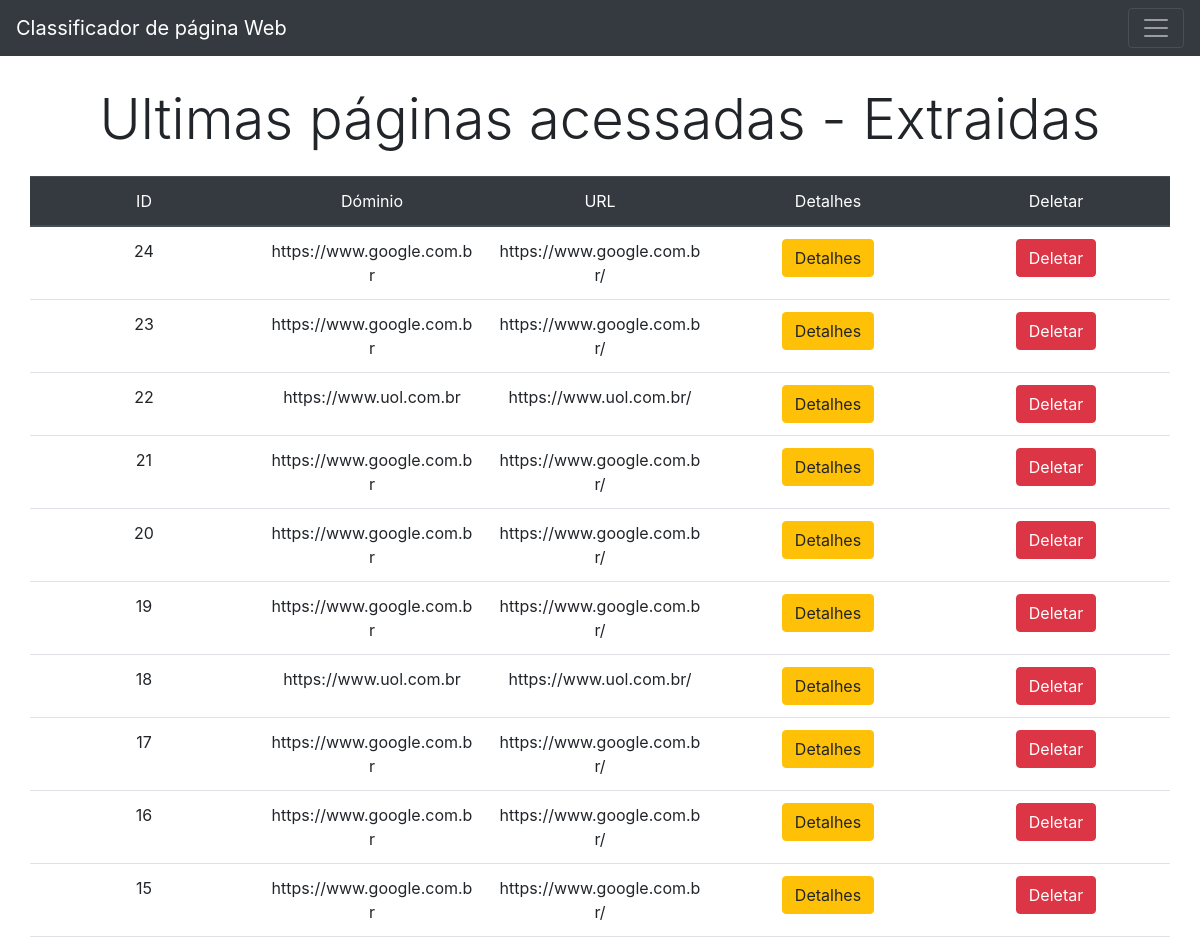
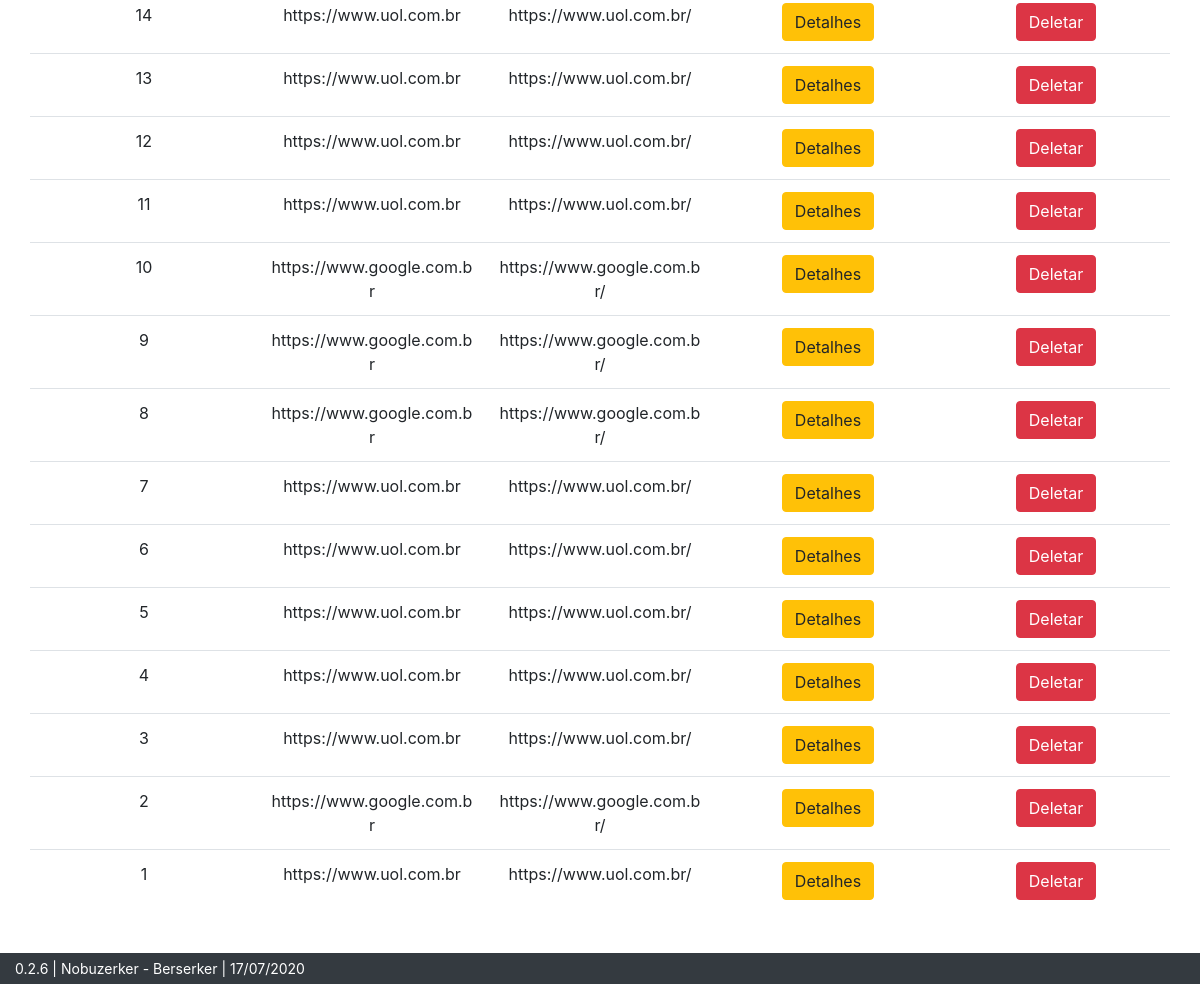
Page /extraidos on the committed database (2 pictures, top to bottom).
### tables this page shows
CREATE TABLE paginas (
            ids INTEGER NOT NULL PRIMARY KEY AUTOINCREMENT,
            Id_Ext_Dominio INTEGER NOT NULL,
            Url_pagina TEXT(255) NOT NULL,
            Endereco_IP TEXT(255) NOT NULL,
            Titulo_pagina TEXT(255) NOT NULL,
            qtd_linhas_Pagina INTERGER NOT NULL,
            Idioma_pagina TEXT(255) NOT NULL,
            Data DATETIME NOT NULL,
            FOREIGN KEY (Id_Ext_Dominio) REFERENCES dominios(ids)
        );

CREATE TABLE dominios (
            ids INTEGER NOT NULL PRIMARY KEY AUTOINCREMENT,
            dominios TEXT(10000) NOT NULL,
            Qtd INTEGER NOT NULL
        );

### python/app.py (the view)
@app.route("/extraidos")
def extraidos():
    sqlite_funcoes.criar_banco()
    tabela = sqlite_funcoes.select_banco_extraidos()
    return render_template("extraidos.html", versao=versao, css=css, js=js, titulo="Paginas extraidas", icone=icone, links_menu=links_menu, linhas=tabela)

### python/sqlite_funcoes.py (called while the page is built)
def contactar_banco():
    try:
        return sqlite3.connect(banco)
    except:
        funcoes_gerais.registrar_log_erros("Nao foi possivel conectar ao banco")
        contactar_banco()

def select_banco_sem_parametros(entrada):
    try:
        conn = contactar_banco()
        cursor = conn.cursor()
        saida = cursor.execute(entrada).fetchall()
        conn.commit()
        conn.close()
        return saida
    except:
        funcoes_gerais.registrar_log_erros("Select sem entradas falhou")

def select_banco_extraidos():
    return select_banco_sem_parametros("""select paginas.ids, dominios.dominios, paginas.Url_pagina from paginas inner join dominios on paginas.Id_Ext_Dominio = dominios.ids order by paginas.ids desc limit 100;""")

### templates/extraidos.html (shortened to what this page needs)
<!DOCTYPE html>
<html>
    <head>
        {% for i in css %}
            <link rel="stylesheet" href="{{ i }}">
        {% endfor %}
    </head>
    <body>
        <nav class="navbar navbar-dark bg-dark">
            <a class="navbar-brand" href="./">Classificador de página Web</a>
            <button class="navbar-toggler" type="button" data-toggle="collapse" data-target="#navbarNavDropdown" aria-controls="navbarNavDropdown" aria-expanded="false" aria-label="Toggle navigation">
                <span class="navbar-toggler-icon"></span>
            </button>
        </nav>
        <div class="container-pagina">
            <h1 class="display-4">Ultimas páginas acessadas - Extraidas</h1>
            <table class="table">
              <thead class="thead-dark">
                <tr>
                    <th scope="col">ID</th>
                    <th scope="col">Dóminio</th>
                    <th scope="col">URL</th>
                    <th scope="col">Detalhes</th>
                    <th scope="col">Deletar</th>
                </tr>
              </thead>
                <tbody>
                {% for i in linhas %}
                    <tr>
                        <td scope="row">{{ i[0] }}</td>
                        <td>{{ i[1] }}</td>
                        <td>{{ i[2][:50] }}</td>
                        <td>
                            <form action="{{ url_for('detalhes_pagina') }}" method="GET">
                                <button type="submit" class="btn btn-warning">Detalhes</button>
                            </form>
                        </td>
                        <td>
                            <form action="{{ url_for('deletar') }}" method="POST">
                                <button type="submit" class="btn btn-danger">Deletar</button>
                            </form>
                        </td>
                    </tr>
                {% endfor %}
            </table>
        </div>
        <footer class="bg-dark navbar-brand footer">
            <div class="container">
                <p>{{ versao }}</p>
            </div>
        </footer>
    </body>
</html>

### Static/css/css_pessoal.css (style rules this page uses)
.navbar { position: inherit !important; width: 100%; }
.container-pagina { margin: auto; margin: 2.5% !important; margin-bottom: 6% !important; }
.display-4 { text-align: center; margin-top: 2%; margin-bottom: 2%; }
table { text-align: center; table-layout: fixed; word-break: break-all; margin-bottom: 0px !important; }
footer p { margin: 0px !important; font-size: 14px; color: white; }
footer .container { margin: 0px !important; }
footer { position: fixed !important; bottom: 0px !important; margin: 0px !important; width: 100% !important; }

### rows in the picture
paginas: ids "24", dominios "https://www.google.com.br", Url_pagina "https://www.google.com.br/"
paginas: ids "23", dominios "https://www.google.com.br", Url_pagina "https://www.google.com.br/"
paginas: ids "22", dominios "https://www.uol.com.br", Url_pagina "https://www.uol.com.br/"
paginas: ids "21", dominios "https://www.google.com.br", Url_pagina "https://www.google.com.br/"
paginas: ids "20", dominios "https://www.google.com.br", Url_pagina "https://www.google.com.br/"
paginas: ids "19", dominios "https://www.google.com.br", Url_pagina "https://www.google.com.br/"
paginas: ids "18", dominios "https://www.uol.com.br", Url_pagina "https://www.uol.com.br/"
paginas: ids "17", dominios "https://www.google.com.br", Url_pagina "https://www.google.com.br/"
paginas: ids "16", dominios "https://www.google.com.br", Url_pagina "https://www.google.com.br/"
paginas: ids "15", dominios "https://www.google.com.br", Url_pagina "https://www.google.com.br/"
paginas: ids "14", dominios "https://www.uol.com.br", Url_pagina "https://www.uol.com.br/"
paginas: ids "13", dominios "https://www.uol.com.br", Url_pagina "https://www.uol.com.br/"
paginas: ids "12", dominios "https://www.uol.com.br", Url_pagina "https://www.uol.com.br/"
paginas: ids "11", dominios "https://www.uol.com.br", Url_pagina "https://www.uol.com.br/"
paginas: ids "10", dominios "https://www.google.com.br", Url_pagina "https://www.google.com.br/"
paginas: ids "9", dominios "https://www.google.com.br", Url_pagina "https://www.google.com.br/"
paginas: ids "8", dominios "https://www.google.com.br", Url_pagina "https://www.google.com.br/"
paginas: ids "7", dominios "https://www.uol.com.br", Url_pagina "https://www.uol.com.br/"
paginas: ids "6", dominios "https://www.uol.com.br", Url_pagina "https://www.uol.com.br/"
paginas: ids "5", dominios "https://www.uol.com.br", Url_pagina "https://www.uol.com.br/"
paginas: ids "4", dominios "https://www.uol.com.br", Url_pagina "https://www.uol.com.br/"
paginas: ids "3", dominios "https://www.uol.com.br", Url_pagina "https://www.uol.com.br/"
paginas: ids "2", dominios "https://www.google.com.br", Url_pagina "https://www.google.com.br/"
paginas: ids "1", dominios "https://www.uol.com.br", Url_pagina "https://www.uol.com.br/"

### other values in the picture
{{ versao }} "0.2.6 | Nobuzerker - Berserker | 17/07/2020"
